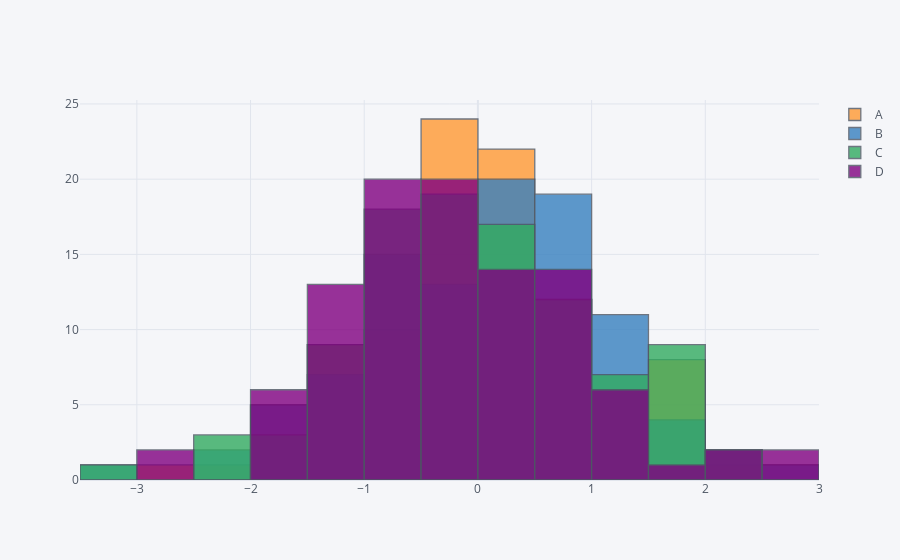

Write notebook code for a chart like this one.
### Code cell
df.iplot(kind='hist',bins = 25)
